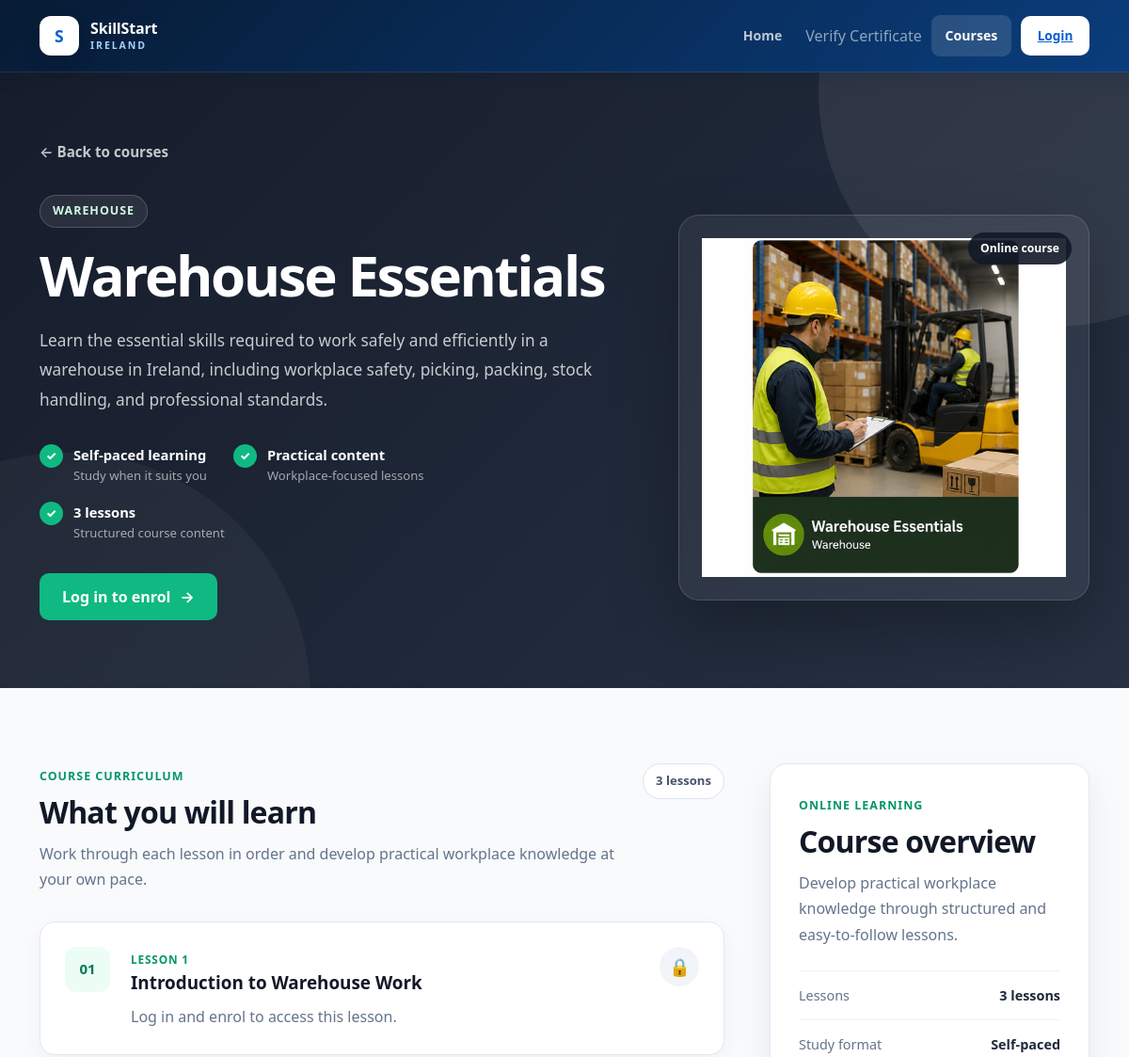
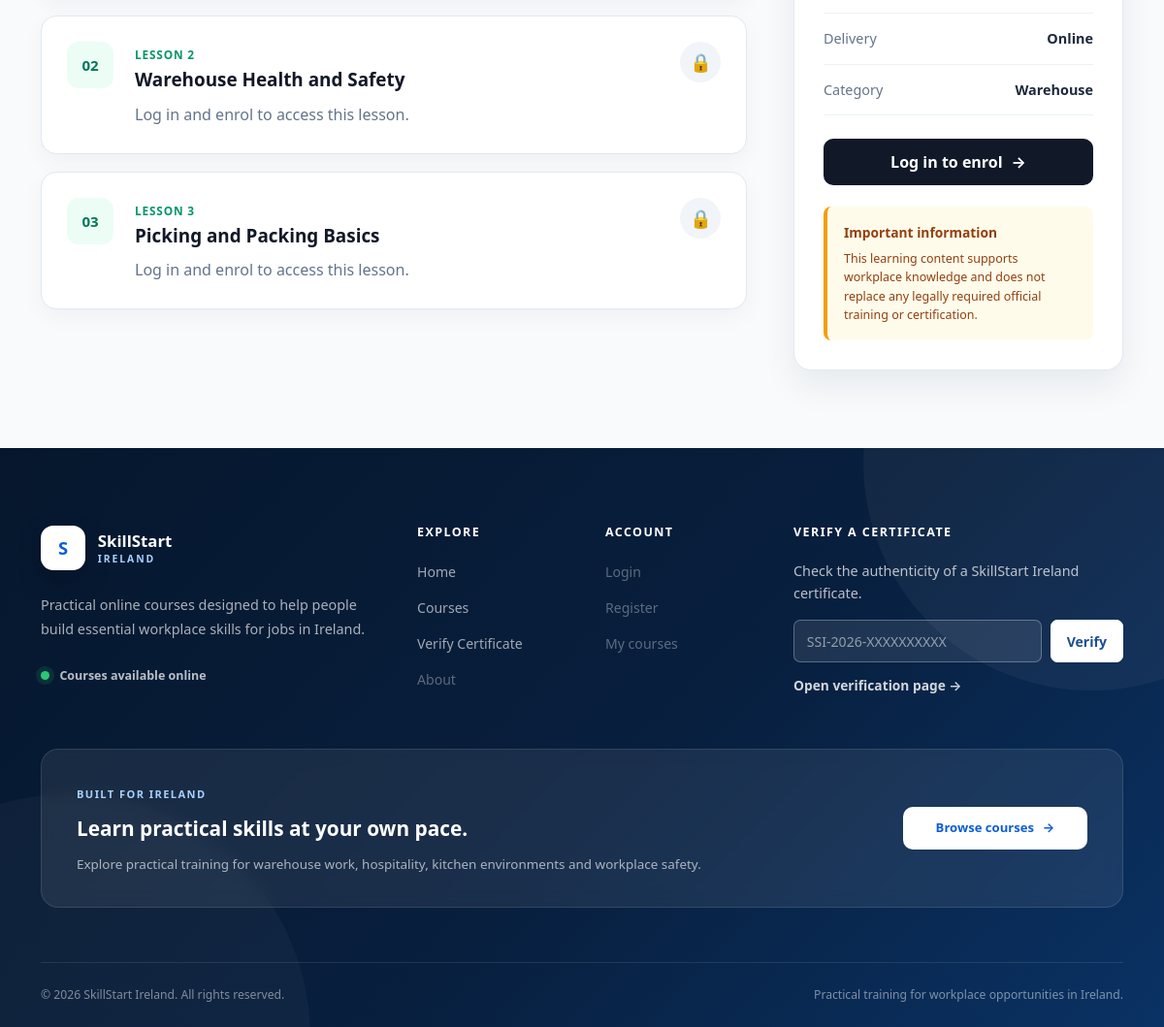
Screenshot of /courses/warehouse-essentials/ with the database file from the repository (2 pictures, top to bottom).
### courses/models.py (models this page shows, shortened)
class Course(models.Model):
    category = models.ForeignKey(
        Category,
        on_delete=models.CASCADE,
        related_name="courses",
    )
    title = models.CharField(
        max_length=150,
    )
    description = models.TextField()
    slug = models.SlugField(
        max_length=170,
        unique=True,
    )
    image = models.ImageField(
        upload_to="courses/",
        blank=True,
        null=True,
    )
    is_free = models.BooleanField(
        default=True,
    )
    price = models.DecimalField(
        max_digits=8,
        decimal_places=2,
        default=0,
    )
    currency = models.CharField(
        max_length=3,
        default="EUR",
    )
    is_published = models.BooleanField(
        default=False,
    )
    created_at = models.DateTimeField(
        auto_now_add=True,
    )
    class Meta:
        ordering = ("title",)

class Category(models.Model):
    name = models.CharField(
        max_length=100,
    )
    description = models.TextField(
        blank=True,
    )
    slug = models.SlugField(
        max_length=120,
        unique=True,
    )
    class Meta:
        verbose_name_plural = "Categories"
        ordering = ("name",)

class Lesson(models.Model):
    course = models.ForeignKey(
        Course,
        on_delete=models.CASCADE,
        related_name="lessons",
    )
    title = models.CharField(
        max_length=150,
    )
    content = models.TextField(
        blank=True,
    )
    image = models.ImageField(
        upload_to="lessons/images/",
        blank=True,
        null=True,
    )
    video_url = models.URLField(
        blank=True,
    )
    order = models.PositiveIntegerField(
        default=1,
    )
    is_published = models.BooleanField(
        default=False,
    )
    class Meta:
        ordering = ("order",)

### courses/views.py (the view, shortened to what this page needs)
def course_detail(request, slug):
    course = get_object_or_404(
        Course.objects.select_related(
            "category",
        ),
        slug=slug,
        is_published=True,
    )
    lessons = list(
        course.lessons
        .filter(
            is_published=True,
        )
        .order_by(
            "order",
            "id",
        )
    )
    is_enrolled = False
    course_button_text = "Start course"
    course_button_lesson = None
    if lessons:
        course_button_lesson = lessons[0]
    assessment_available = (
        CourseAssessment.objects
        .filter(
            course=course,
            is_published=True,
        )
        .exists()
    )
    context = {
        "course": course,
        "lessons": lessons,
        "is_enrolled": is_enrolled,
        "course_button_text": course_button_text,
        "course_button_lesson": course_button_lesson,
        "assessment_available": assessment_available,
    }
    return render(
        request,
        "courses/course_detail.html",
        context,
    )

### courses/templates/courses/course_detail.html (shortened to what this page needs)
{% extends "base.html" %}
{% block content %}
<section class="course-detail-hero">
    <div class="container">
        <a
            href="{% url 'courses:course_list' %}"
            class="course-detail-back-link"
        >
            ← Back to courses
        </a>
        <div class="row align-items-center g-5">
            <div class="col-12 col-lg-7">
                <span class="course-detail-category">
                    {{ course.category.name }}
                </span>
                <h1 class="course-detail-title">
                    {{ course.title }}
                </h1>
                <div class="course-detail-description">
                    {{ course.description|linebreaks }}
                </div>
                <div class="course-detail-benefits">
                    <div class="course-detail-benefit">
                        <span
                            class="course-detail-benefit-icon"
                            aria-hidden="true"
                        >
                            ✓
                        </span>
                        <div>
                            <strong>Self-paced learning</strong>
                            <span>Study when it suits you</span>
                        </div>
                    </div>
                    <div class="course-detail-benefit">
                        <span
                            class="course-detail-benefit-icon"
                            aria-hidden="true"
                        >
                            ✓
                        </span>
                        <div>
                            <strong>Practical content</strong>
                            <span>Workplace-focused lessons</span>
                        </div>
                    </div>
                    <div class="course-detail-benefit">
                        <span
                            class="course-detail-benefit-icon"
                            aria-hidden="true"
                        >
                            ✓
                        </span>
                        <div>
                            <strong>
                                {{ lessons|length }}
                                lesson{{ lessons|length|pluralize }}
                            </strong>
                            <span>Structured course content</span>
                        </div>
                    </div>
                </div>
                {% if not course_button_lesson %}
                    <span class="course-detail-disabled-button">
                        Lessons coming soon
                    </span>
                {% elif not request.user.is_authenticated %}
                    <a
                        href="{% url 'accounts:login' %}?next={{ request.get_full_path|urlencode }}"
                        class="course-detail-primary-button"
                    >
                        Log in to enrol
                        <span aria-hidden="true">→</span>
                    </a>
                {% endif %}
            </div>
            <div class="col-12 col-lg-5">
                <div class="course-detail-image-wrapper">
                    {% if course.image %}
                        <img
                            src="{{ course.image.url }}"
                            alt="{{ course.title }}"
                            class="course-detail-image"
                        >
                    {% else %}
                        <div class="course-detail-image-placeholder">
                            <span>SkillStart Ireland</span>
                            <strong>{{ course.title }}</strong>
                        </div>
                    {% endif %}
                    <span class="course-detail-format-badge">
                        Online course
                    </span>
                </div>
            </div>
        </div>
    </div>
</section>
<section
    id="course-curriculum"
    class="course-curriculum-section"
>
    <div class="container">
        <div class="row g-5">
            <div class="col-12 col-lg-8">
                <div class="course-curriculum-heading">
                    <div>
                        <span class="course-section-label">
                            Course curriculum
                        </span>
                        <h2>
                            What you will learn
                        </h2>
                        <p>
                            Work through each lesson in order and develop
                            practical workplace knowledge at your own pace.
                        </p>
                    </div>
                    <span class="course-lesson-count">
                        {{ lessons|length }}
                        lesson{{ lessons|length|pluralize }}
                    </span>
                </div>
                <div class="course-lessons-list">
                    {% for lesson in lessons %}
                        {% if is_enrolled %}
                            <a
                                href="{% url 'courses:lesson_detail' course.slug lesson.id %}"
                                class="course-lesson-card course-lesson-link"
                            >
                                <div class="course-lesson-number">
                                    {{ forloop.counter|stringformat:"02d" }}
                                </div>
                                <div class="course-lesson-content">
                                    <span class="course-lesson-label">
                                        Lesson {{ forloop.counter }}
                                    </span>
                                    <h3>
                                        {{ lesson.title }}
                                    </h3>
                                    <p class="course-lesson-preview">
                                        {{ lesson.content|striptags|truncatewords:24 }}
                                    </p>
                                </div>
                                <div
                                    class="course-lesson-open-icon"
                                    aria-hidden="true"
                                >
                                    →
                                </div>
                            </a>
                        {% else %}
                            <div
                                class="course-lesson-card"
                                aria-disabled="true"
                            >
                                <div class="course-lesson-number">
                                    {{ forloop.counter|stringformat:"02d" }}
                                </div>
                                <div class="course-lesson-content">
                                    <span class="course-lesson-label">
                                        Lesson {{ forloop.counter }}
                                    </span>
                                    <h3>
                                        {{ lesson.title }}
                                    </h3>
                                    <p class="course-lesson-preview">
                                        {% if request.user.is_authenticated %}
                                            Enrol in the course to access this lesson.
                                        {% else %}
                                            Log in and enrol to access this lesson.
                                        {% endif %}
                                    </p>
                                </div>
                                <div
                                    class="course-lesson-open-icon"
                                    aria-label="Locked lesson"
                                    title="Locked lesson"
                                >
                                    🔒
                                </div>
                            </div>
                        {% endif %}
                    {% endfor %}
                </div>
            </div>
            <div class="col-12 col-lg-4">
                <aside class="course-overview-card">
                    <span class="course-overview-label">
                        Online learning
                    </span>
                    <h2>Course overview</h2>
                    <p class="course-overview-introduction">
                        Develop practical workplace knowledge through
                        structured and easy-to-follow lessons.
                    </p>
                    <div class="course-overview-details">
                        <div class="course-overview-item">
                            <span>Lessons</span>
                            <strong>
                                {{ lessons|length }}
                                lesson{{ lessons|length|pluralize }}
                            </strong>
                        </div>
                        <div class="course-overview-item">
                            <span>Study format</span>
                            <strong>Self-paced</strong>
                        </div>
                        <div class="course-overview-item">
                            <span>Delivery</span>
                            <strong>Online</strong>
                        </div>
                        <div class="course-overview-item">
                            <span>Category</span>
                            <strong>{{ course.category.name }}</strong>
                        </div>
                    </div>
                    {% if not course_button_lesson %}
                        <span class="course-overview-disabled-button">
                            Lessons coming soon
                        </span>
                    {% elif not request.user.is_authenticated %}
                        <a
                            href="{% url 'accounts:login' %}?next={{ request.get_full_path|urlencode }}"
                            class="course-overview-button"
                        >
                            Log in to enrol
                            <span aria-hidden="true">→</span>
                        </a>
                    {% endif %}
                    <div class="course-certification-notice">
                        <strong>Important information</strong>
                        <p>
                            This learning content supports workplace knowledge
                            and does not replace any legally required official
                            training or certification.
                        </p>
                    </div>
                </aside>
            </div>
        </div>
    </div>
</section>
{% endblock %}

### rows the page displays
Course: category.name "WAREHOUSE", title "Warehouse Essentials", description "Learn the essential skills required to work safely and efficiently in a warehouse in Ireland, including workplace safety, picking, packing, stock handling, and professional standards.", image (picture), category.name "Warehouse"
Lesson: title "Introduction to Warehouse Work"
Lesson: title "Warehouse Health and Safety"
Lesson: title "Picking and Packing Basics"

### other values shown
{{ lessons|length }} "3"
